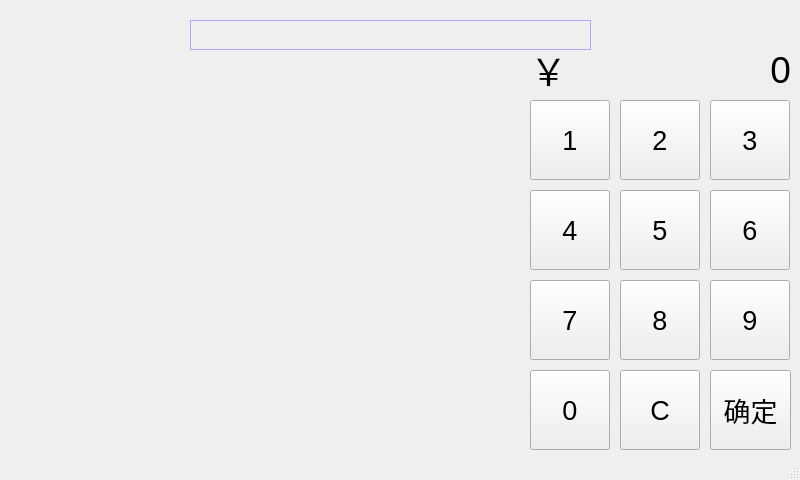
<?xml version="1.0" encoding="UTF-8"?>
<ui version="4.0">
 <class>MainWindow</class>
 <widget class="QMainWindow" name="MainWindow">
  <property name="geometry">
   <rect>
    <x>0</x>
    <y>0</y>
    <width>800</width>
    <height>480</height>
   </rect>
  </property>
  <property name="windowTitle">
   <string>MainWindow</string>
  </property>
  <property name="styleSheet">
   <string notr="true"/>
  </property>
  <widget class="QWidget" name="centralwidget">
   <widget class="QLabel" name="qrcode_img">
    <property name="geometry">
     <rect>
      <x>240</x>
      <y>130</y>
      <width>300</width>
      <height>300</height>
     </rect>
    </property>
    <property name="text">
     <string/>
    </property>
    <property name="alignment">
     <set>Qt::AlignCenter</set>
    </property>
   </widget>
   <widget class="QLabel" name="label_scan">
    <property name="geometry">
     <rect>
      <x>30</x>
      <y>20</y>
      <width>58</width>
      <height>51</height>
     </rect>
    </property>
    <property name="text">
     <string/>
    </property>
    <property name="alignment">
     <set>Qt::AlignCenter</set>
    </property>
   </widget>
   <widget class="QLabel" name="label_success">
    <property name="geometry">
     <rect>
      <x>30</x>
      <y>160</y>
      <width>58</width>
      <height>61</height>
     </rect>
    </property>
    <property name="text">
     <string/>
    </property>
    <property name="alignment">
     <set>Qt::AlignCenter</set>
    </property>
   </widget>
   <widget class="QPushButton" name="pushButton_0">
    <property name="geometry">
     <rect>
      <x>530</x>
      <y>370</y>
      <width>80</width>
      <height>80</height>
     </rect>
    </property>
    <property name="font">
     <font>
      <pointsize>20</pointsize>
     </font>
    </property>
    <property name="text">
     <string>0</string>
    </property>
   </widget>
   <widget class="QPushButton" name="pushButton_1">
    <property name="geometry">
     <rect>
      <x>530</x>
      <y>100</y>
      <width>80</width>
      <height>80</height>
     </rect>
    </property>
    <property name="font">
     <font>
      <pointsize>20</pointsize>
     </font>
    </property>
    <property name="text">
     <string>1</string>
    </property>
   </widget>
   <widget class="QPushButton" name="pushButton_2">
    <property name="geometry">
     <rect>
      <x>620</x>
      <y>100</y>
      <width>80</width>
      <height>80</height>
     </rect>
    </property>
    <property name="font">
     <font>
      <pointsize>20</pointsize>
     </font>
    </property>
    <property name="text">
     <string>2</string>
    </property>
   </widget>
   <widget class="QPushButton" name="pushButton_3">
    <property name="geometry">
     <rect>
      <x>710</x>
      <y>100</y>
      <width>80</width>
      <height>80</height>
     </rect>
    </property>
    <property name="font">
     <font>
      <pointsize>20</pointsize>
     </font>
    </property>
    <property name="text">
     <string>3</string>
    </property>
   </widget>
   <widget class="QPushButton" name="pushButton_4">
    <property name="geometry">
     <rect>
      <x>530</x>
      <y>190</y>
      <width>80</width>
      <height>80</height>
     </rect>
    </property>
    <property name="font">
     <font>
      <pointsize>20</pointsize>
     </font>
    </property>
    <property name="text">
     <string>4</string>
    </property>
   </widget>
   <widget class="QPushButton" name="pushButton_5">
    <property name="geometry">
     <rect>
      <x>620</x>
      <y>190</y>
      <width>80</width>
      <height>80</height>
     </rect>
    </property>
    <property name="font">
     <font>
      <pointsize>20</pointsize>
     </font>
    </property>
    <property name="text">
     <string>5</string>
    </property>
   </widget>
   <widget class="QPushButton" name="pushButton_6">
    <property name="geometry">
     <rect>
      <x>710</x>
      <y>190</y>
      <width>80</width>
      <height>80</height>
     </rect>
    </property>
    <property name="font">
     <font>
      <pointsize>20</pointsize>
     </font>
    </property>
    <property name="text">
     <string>6</string>
    </property>
   </widget>
   <widget class="QPushButton" name="pushButton_7">
    <property name="geometry">
     <rect>
      <x>530</x>
      <y>280</y>
      <width>80</width>
      <height>80</height>
     </rect>
    </property>
    <property name="font">
     <font>
      <pointsize>20</pointsize>
     </font>
    </property>
    <property name="text">
     <string>7</string>
    </property>
   </widget>
   <widget class="QPushButton" name="pushButton_8">
    <property name="geometry">
     <rect>
      <x>620</x>
      <y>280</y>
      <width>80</width>
      <height>80</height>
     </rect>
    </property>
    <property name="font">
     <font>
      <pointsize>20</pointsize>
     </font>
    </property>
    <property name="text">
     <string>8</string>
    </property>
   </widget>
   <widget class="QPushButton" name="pushButton_9">
    <property name="geometry">
     <rect>
      <x>710</x>
      <y>280</y>
      <width>80</width>
      <height>80</height>
     </rect>
    </property>
    <property name="font">
     <font>
      <pointsize>20</pointsize>
     </font>
    </property>
    <property name="text">
     <string>9</string>
    </property>
   </widget>
   <widget class="QPushButton" name="pushButton_ok">
    <property name="geometry">
     <rect>
      <x>710</x>
      <y>370</y>
      <width>81</width>
      <height>80</height>
     </rect>
    </property>
    <property name="font">
     <font>
      <pointsize>20</pointsize>
     </font>
    </property>
    <property name="text">
     <string>确定</string>
    </property>
   </widget>
   <widget class="QLabel" name="label_money">
    <property name="geometry">
     <rect>
      <x>580</x>
      <y>50</y>
      <width>211</width>
      <height>40</height>
     </rect>
    </property>
    <property name="font">
     <font>
      <pointsize>28</pointsize>
     </font>
    </property>
    <property name="layoutDirection">
     <enum>Qt::LeftToRight</enum>
    </property>
    <property name="styleSheet">
     <string notr="true">border-color: rgb(0, 0, 112);</string>
    </property>
    <property name="text">
     <string>0</string>
    </property>
    <property name="alignment">
     <set>Qt::AlignRight|Qt::AlignTrailing|Qt::AlignVCenter</set>
    </property>
   </widget>
   <widget class="QLabel" name="label">
    <property name="geometry">
     <rect>
      <x>530</x>
      <y>50</y>
      <width>31</width>
      <height>40</height>
     </rect>
    </property>
    <property name="font">
     <font>
      <pointsize>28</pointsize>
     </font>
    </property>
    <property name="text">
     <string>￥</string>
    </property>
   </widget>
   <widget class="QLabel" name="label_waring">
    <property name="geometry">
     <rect>
      <x>190</x>
      <y>20</y>
      <width>401</width>
      <height>30</height>
     </rect>
    </property>
    <property name="font">
     <font>
      <pointsize>22</pointsize>
     </font>
    </property>
    <property name="styleSheet">
     <string notr="true">border-width:1px;
border-color: rgb(170, 170, 255);
border-style:solid;</string>
    </property>
    <property name="text">
     <string/>
    </property>
    <property name="alignment">
     <set>Qt::AlignCenter</set>
    </property>
   </widget>
   <widget class="QPushButton" name="pushButton_del">
    <property name="geometry">
     <rect>
      <x>620</x>
      <y>370</y>
      <width>80</width>
      <height>80</height>
     </rect>
    </property>
    <property name="font">
     <font>
      <pointsize>20</pointsize>
     </font>
    </property>
    <property name="text">
     <string>C</string>
    </property>
   </widget>
  </widget>
  <widget class="QStatusBar" name="statusbar"/>
 </widget>
 <resources/>
 <connections/>
</ui>
